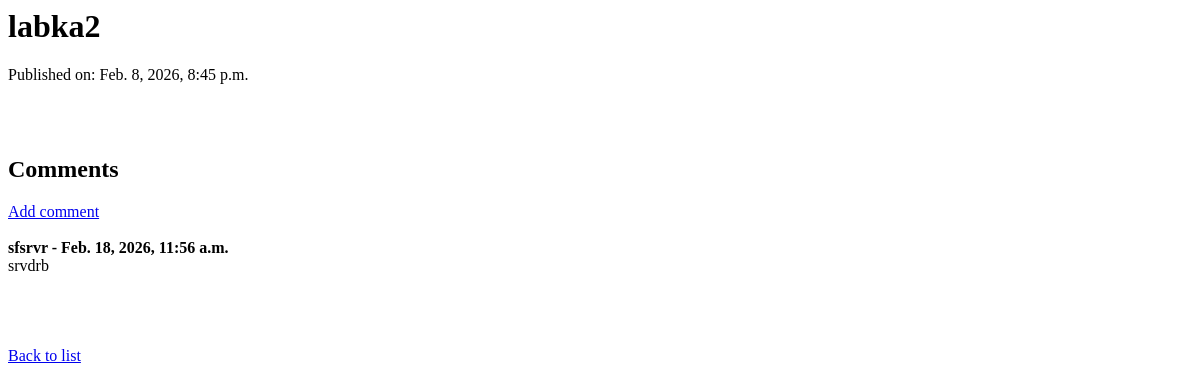
The app's page /сourses/matan/activities/3, older data.
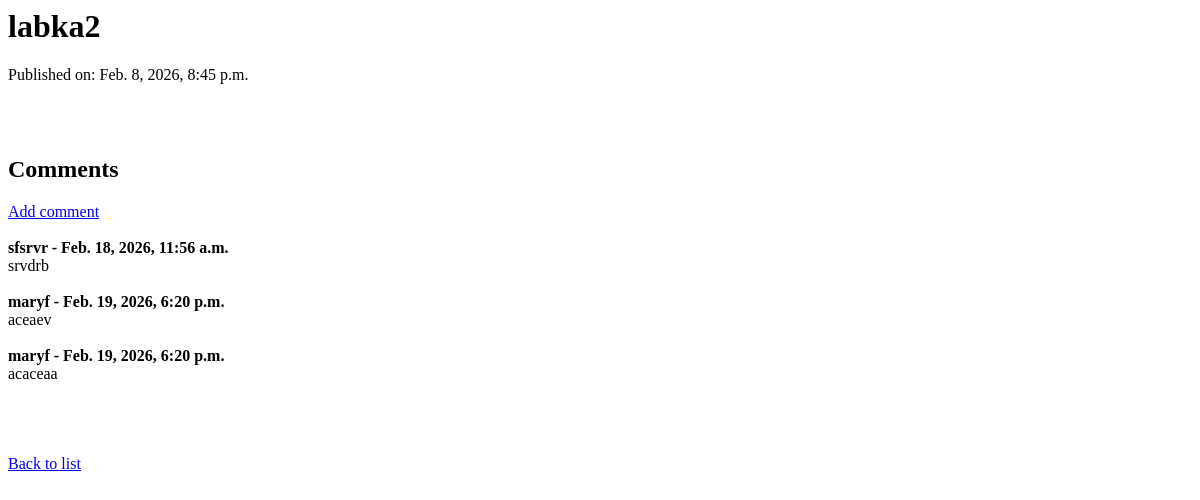
The same page, newer data.
### courses/models.py (models this page shows, shortened)
class Activity(models.Model):
    course = models.ForeignKey(Course, on_delete=models.CASCADE)
    activity_text = models.CharField(max_length=200)
    pub_date = models.DateTimeField("date published")
    description = models.TextField(blank=True)

class Comment(models.Model):
    post = models.ForeignKey(Activity, on_delete=models.CASCADE, related_name="comments")
    name = models.CharField(max_length=200)
    body = models.TextField()
    date_added = models.DateTimeField(auto_now_add=True)

### courses/views.py (called while the page is built)
def activity_detail(request, course_slug, activity_id):
    course = get_object_or_404(Course, slug=course_slug)
    activity = get_object_or_404(Activity, id=activity_id)
    return render(request, 'activities/detail_activity.html', {
        'course': course,
        'activity': activity,
    })

### courses/templates/activities/detail_activity.html (shortened to what this page needs)
<h1>{{ activity.activity_text }}</h1>
<p>Published on: {{ activity.pub_date}}</p>
<h2>Comments</h2>
{%if not activity.comments.all %}
    No comments yet
    <br/><br/>
    <a href="{% url 'add_comment' course_slug=course.slug activity_id=activity.id %}">
        Add one
    </a>
{%else%}
    <a href="{% url 'add_comment' course_slug=course.slug activity_id=activity.id %}">Add comment</a>
    {% for comment in activity.comments.all %}
        <strong>
            {{ comment.name }} -
            {{ comment.date_added }}
        </strong>
        {{ comment.body }}
    {% endfor %}
{%endif%}
<a href="{% url 'course_activities' course.slug %}">Back to list</a>

Row changes from the older to the newer data that the page shows:
added Comment: name "maryf", date_added "Feb. 19, 2026, 6:20 p.m.", body "aceaev"
added Comment: name "maryf", date_added "Feb. 19, 2026, 6:20 p.m.", body "acaceaa"
